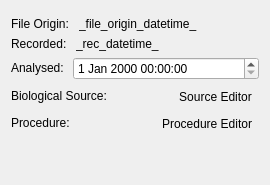
<?xml version="1.0" encoding="UTF-8"?>
<ui version="4.0">
 <class>MetadataDataWidget</class>
 <widget class="QWidget" name="MetadataDataWidget">
  <property name="geometry">
   <rect>
    <x>0</x>
    <y>0</y>
    <width>270</width>
    <height>185</height>
   </rect>
  </property>
  <property name="windowTitle">
   <string>Form</string>
  </property>
  <layout class="QGridLayout" name="gridLayout">
   <item row="0" column="0">
    <widget class="NameDescriptionWidget" name="nameDescriptionWidget" native="true"/>
   </item>
   <item row="1" column="0">
    <layout class="QHBoxLayout" name="horizontalLayout">
     <item>
      <widget class="QLabel" name="label">
       <property name="sizePolicy">
        <sizepolicy hsizetype="Preferred" vsizetype="Fixed">
         <horstretch>0</horstretch>
         <verstretch>0</verstretch>
        </sizepolicy>
       </property>
       <property name="text">
        <string>File Origin: </string>
       </property>
      </widget>
     </item>
     <item>
      <widget class="QLabel" name="fileOriginLabel">
       <property name="sizePolicy">
        <sizepolicy hsizetype="MinimumExpanding" vsizetype="Fixed">
         <horstretch>0</horstretch>
         <verstretch>0</verstretch>
        </sizepolicy>
       </property>
       <property name="text">
        <string>_file_origin_datetime_</string>
       </property>
      </widget>
     </item>
    </layout>
   </item>
   <item row="2" column="0">
    <layout class="QHBoxLayout" name="horizontalLayout_2">
     <item>
      <widget class="QLabel" name="label_3">
       <property name="sizePolicy">
        <sizepolicy hsizetype="Preferred" vsizetype="Fixed">
         <horstretch>0</horstretch>
         <verstretch>0</verstretch>
        </sizepolicy>
       </property>
       <property name="text">
        <string>Recorded: </string>
       </property>
      </widget>
     </item>
     <item>
      <widget class="QLabel" name="recDateTimeLabel">
       <property name="sizePolicy">
        <sizepolicy hsizetype="MinimumExpanding" vsizetype="Fixed">
         <horstretch>0</horstretch>
         <verstretch>0</verstretch>
        </sizepolicy>
       </property>
       <property name="text">
        <string>_rec_datetime_</string>
       </property>
      </widget>
     </item>
    </layout>
   </item>
   <item row="3" column="0">
    <layout class="QHBoxLayout" name="horizontalLayout_3">
     <item>
      <widget class="QLabel" name="label_5">
       <property name="sizePolicy">
        <sizepolicy hsizetype="Preferred" vsizetype="Fixed">
         <horstretch>0</horstretch>
         <verstretch>0</verstretch>
        </sizepolicy>
       </property>
       <property name="text">
        <string>Analysed: </string>
       </property>
      </widget>
     </item>
     <item>
      <widget class="QDateTimeEdit" name="analysisDateTimeEdit">
       <property name="sizePolicy">
        <sizepolicy hsizetype="MinimumExpanding" vsizetype="Fixed">
         <horstretch>0</horstretch>
         <verstretch>0</verstretch>
        </sizepolicy>
       </property>
      </widget>
     </item>
    </layout>
   </item>
   <item row="4" column="0">
    <layout class="QHBoxLayout" name="horizontalLayout_4">
     <item>
      <widget class="QLabel" name="label_2">
       <property name="sizePolicy">
        <sizepolicy hsizetype="Preferred" vsizetype="Fixed">
         <horstretch>0</horstretch>
         <verstretch>0</verstretch>
        </sizepolicy>
       </property>
       <property name="text">
        <string>Biological Source: </string>
       </property>
      </widget>
     </item>
     <item>
      <spacer name="horizontalSpacer">
       <property name="orientation">
        <enum>Qt::Orientation::Horizontal</enum>
       </property>
       <property name="sizeHint" stdset="0">
        <size>
         <width>40</width>
         <height>20</height>
        </size>
       </property>
      </spacer>
     </item>
     <item>
      <widget class="QToolButton" name="toggleSourceEditorToolButton">
       <property name="toolTip">
        <string>Edit Source</string>
       </property>
       <property name="statusTip">
        <string>Edit Source</string>
       </property>
       <property name="whatsThis">
        <string>Edit Source</string>
       </property>
       <property name="text">
        <string>Source Editor</string>
       </property>
       <property name="icon">
        <iconset theme="document-properties"/>
       </property>
       <property name="checkable">
        <bool>true</bool>
       </property>
       <property name="autoRaise">
        <bool>true</bool>
       </property>
      </widget>
     </item>
    </layout>
   </item>
   <item row="5" column="0">
    <layout class="QHBoxLayout" name="horizontalLayout_5">
     <item>
      <widget class="QLabel" name="label_4">
       <property name="sizePolicy">
        <sizepolicy hsizetype="Preferred" vsizetype="Fixed">
         <horstretch>0</horstretch>
         <verstretch>0</verstretch>
        </sizepolicy>
       </property>
       <property name="text">
        <string>Procedure: </string>
       </property>
      </widget>
     </item>
     <item>
      <spacer name="horizontalSpacer_2">
       <property name="orientation">
        <enum>Qt::Orientation::Horizontal</enum>
       </property>
       <property name="sizeHint" stdset="0">
        <size>
         <width>40</width>
         <height>20</height>
        </size>
       </property>
      </spacer>
     </item>
     <item>
      <widget class="QToolButton" name="toggleProcedureEditorToolButton">
       <property name="toolTip">
        <string>Edit procedure</string>
       </property>
       <property name="statusTip">
        <string>Edit procedure</string>
       </property>
       <property name="whatsThis">
        <string>Edit procedure</string>
       </property>
       <property name="text">
        <string>Procedure Editor</string>
       </property>
       <property name="icon">
        <iconset theme="document-properties"/>
       </property>
       <property name="checkable">
        <bool>true</bool>
       </property>
       <property name="autoRaise">
        <bool>true</bool>
       </property>
      </widget>
     </item>
    </layout>
   </item>
   <item row="6" column="0">
    <spacer name="verticalSpacer">
     <property name="orientation">
      <enum>Qt::Orientation::Vertical</enum>
     </property>
     <property name="sizeHint" stdset="0">
      <size>
       <width>20</width>
       <height>13</height>
      </size>
     </property>
    </spacer>
   </item>
  </layout>
 </widget>
 <customwidgets>
  <customwidget>
   <class>NameDescriptionWidget</class>
   <extends>QWidget</extends>
   <header location="global">gui.widgets.dataclasswidgets.namedescriptionwidget</header>
   <container>1</container>
  </customwidget>
 </customwidgets>
 <resources/>
 <connections/>
</ui>
